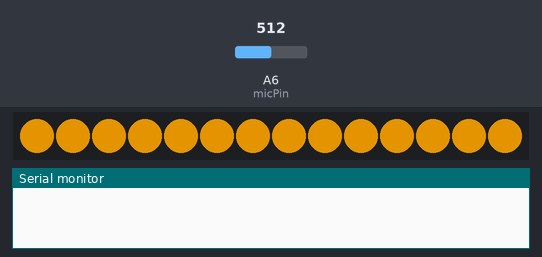
A sketch run on a simulated Arduino Nano, built with avr-gcc and run on an emulated ATmega328P. Parts: 14 RGB LEDs in strip order, left to right, the last lines printed to the serial monitor. Inputs (shaded band) come from the test bench; at power-on: A6 (micPin) = 512. Dim RGB values are drawn brighter than linear; random numbers use the default seed unless the sketch sets one.

Above: at 2.07 s.
3.3 s: A6 (micPin) set to 190
At 3.57 s:
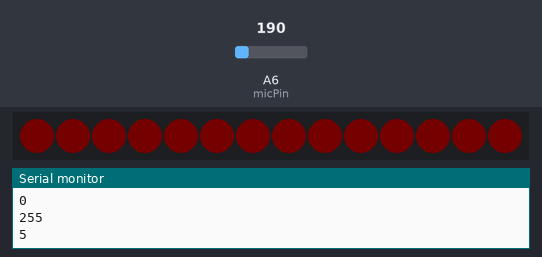
At 4.8 s:
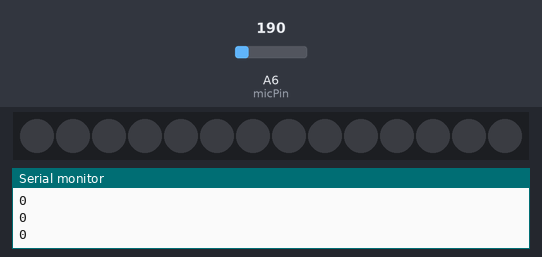
5.1 s: A6 (micPin) set to 1023
At 5.24 s:
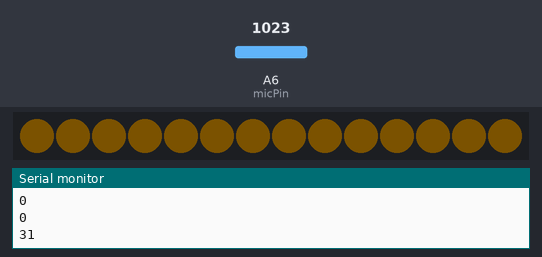
Timing chart, 0 to 8.1 s (numbered marks = the images above; inputs shaded):
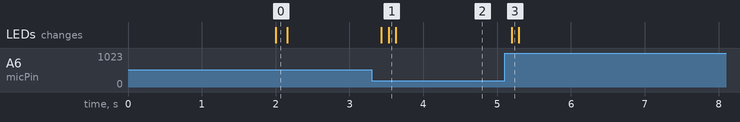

Measured:
- after the input at 3.3 s, the LEDs: first change after 0.13 s (image 1 shows a later state)
- after the input at 5.1 s, the LEDs: change after 0.10 s (image 3)

The sketch:

harmonic-throne-fft.ino
```cpp
#include <arduinoFFT.h>
#include <TimerOne.h>
#include <MsTimer2.h>
#include <FastLED.h>

/*
 * Begin variables possible to change between each resonator tube
 */
// Set the tone station number here. Should be between 2 and 12 inclusive
const int toneNumber = 2; // used to calculate target FFT bin

#define DATA_PIN 2 // LED data pin
const int micPin = A6;  // Microphone connected to analog pin A6
/*
 * End variables to change between each resonator tube
 */


/*
 * Begin variables to change light behavior
 *  keep the same for all resonator tubes
 */
const double alpha = 0.7; // between 0 and 1. Using 0.1 is slow, to react, 0.8 very fast, but less smooth
int maxMagnitude = 0; // Dynamically tracks the maxMagnitude. Tracks the max for that microphone
const int minMagnitude = 200; // The mininum magnitude we want to take action from
/*
 * End variables to change light behavior
 *  keep the same for all resonator tubes
 */

// Global tone signal variable for use in exponential moving average calculation
double toneSignal;

// Setup LEDS
// Data PIN defined at top in case a pin had to be relocated during build
#define NUM_LEDS 14
CRGB leds[NUM_LEDS];


/* Define FFT calculation related variables */
constexpr uint8_t sampleSize = 64; // Number of samples for FFT
constexpr uint8_t overlapSize = sampleSize / 4; // 25% overlap
constexpr double samplingFrequency = 1000; // Sampling frequency in Hz
constexpr double binSize = samplingFrequency / sampleSize;  // frequency width of FFT bins
// index where tone signal would reside. Multiple by 30 since there is a 30hz step between tones
constexpr uint8_t targetBinIndex = (toneNumber * 30) / binSize;
double buffer[sampleSize * 2]; // Buffer to handle overlapping samples
double vReal[sampleSize]; // Array to store real values for FFT
double vImag[sampleSize]; // Array to store imaginary values for FFT
ArduinoFFT<double> FFT = ArduinoFFT<double>(vReal, vImag, sampleSize, samplingFrequency);
volatile uint8_t writeIndex = 0; // Track buffer position for writing samples
volatile uint8_t sampleCounter = 0; // Track number of samples taken
volatile bool sampleCompleteFlag = false; // Flag to indicate it is time to process samples
volatile unsigned long lastSampleMicros = 0; // track time of last sample

/* Color Variables
  We use an interrupt to increment a the color_frame variable.

  The colorFrameDuration, determines how many ms a frame takes.
      Slows the entire animation.

  The stepCountTotal is the number of frames to iterate through.
      This determines the number of frames that a cycle takes.
      A cycle is shifting from one hue/sat value to another.
      More steps = smoother, longer transition
      Fewer steps = abrupt, short transition

  The hueOffests and satOffsets act as a list of variances from
      the main color or hue value - currently 42 and 255
      respectively. The next cycle target is randomly selected
      from these lists at the end of a cycle.
*/
const int colorFrameDuration = 28; // How long between updating the color_frame value, in ms
const uint8_t goldHue = 42;
const int8_t hueOffsets[] = { 0, 5, 7, 11, -5, -7, -11}; // variance from gold, order is irrelevant
const int8_t satOffsets[] = { 0, -5, -10, -15, -20, -25, -30, 0, -30, 0, -30 }; // variance from 255, order is irrelevant

volatile uint16_t color_frame = 0; // incremented via timer ISR
uint8_t targetHue = goldHue; // track target hue within a variance, updates every 'cycle'
uint8_t targetSat = 255; // track target sat within a variance, updates every 'cycle'
uint8_t previousTargetHue = goldHue; // tracks previous, used in the `map` to determine step size
uint8_t previousTargetSat = 255; // tracks previous, used in the `map` to determine step size
uint8_t stepCountTotal = 20; // how many steps to take per cycle.
uint8_t currentStep = 0; // tracks the state of current step


/* Compile time validation of constants */
static_assert( toneNumber > 1 && toneNumber < 13, "tone must be between 2 and 12 inclusive");

// fft library produces an infinite loop if sampleSize isn't a power of 2
static_assert( (sampleSize & (sampleSize - 1)) == 0, "sampleSize must be a power of 2");

// fft can't detect frequencies less than half the sample frequency
static_assert(targetBinIndex < (sampleSize / 2) - 1, "we cannot detect a frequency greater than the Nyquist Frequency");


void setup() {
  Serial.begin(115200);

  delay(1000 * toneNumber); // Stagger startup so that not all 11 microcontrollers start at once
  FastLED.addLeds<NEOPIXEL, DATA_PIN>(leds, NUM_LEDS);
  fill_solid(leds, NUM_LEDS, CHSV(42, 255, 255));
  FastLED.show();

  toneSignal = analogRead(micPin); // init for later user in EMA

  Timer1.initialize(1000000 / samplingFrequency); // Set timer to trigger at the desired sampling frequency
  Timer1.attachInterrupt(timerIsr);

  MsTimer2::set(colorFrameDuration, colorIsr); // This increments the color_frame every duration time.
  MsTimer2::start();

}

void loop() {
  if (sampleCompleteFlag) {
//    unsigned long startTime = micros(); // Used to meausre the length of processing the main loop

    // set readIndex to the write index minus sampleSize, but make sure it is positive before modulo
    // I know this looks silly, but it works. Other stuff might work too.
    // Also, this should make use of the buffer size for modulo, not the sample size
    // If we ever change the size of the buffer to not be sampleSize * 2 this will be a problem
    int readIndex = (writeIndex - sampleSize + (sampleSize * 2)) % ( sampleSize * 2);

    // Assign vReal values from buffer
    for (uint8_t i = 0; i < sampleSize; i++){
      vReal[i] = buffer[(readIndex + i) % (sampleSize * 2)];
    }
    // Set all elements of vImag back to 0
    memset(vImag, 0, sampleSize * sizeof(double));

    // Perform FFT and process results
    performFFT();
    processFFTResults();

    // Print out results. Uncomment either (but not both) as appropriate
    //printFFTResults();
    //histogramFFTResults();

/*    // Print out the duration of the main loop
    unsigned long endTime = micros();
    unsigned long duration = endTime - startTime;
    Serial.print("duration: ");
    Serial.print(duration);
    Serial.println(" microseconds");
*/
    // Disable flag that runs main loop
    sampleCompleteFlag = false;
  }
}

void colorIsr(){
  /*
   * Increment the hue. Don't worry about overflow since we use uint8_t
   */
   color_frame++;
}

void timerIsr() {
  /*
   * Take a sample. Adjust index, timestamp, counter, and flag.
   */
  buffer[writeIndex] = analogRead(micPin); // add a sample to the buffer
  writeIndex = (writeIndex + 1) % (sampleSize * 2); // update writeIndex

  if (++sampleCounter > sampleSize){ // increment sample counter and check if completed sample
    /*
     * Measured thousands of FFT sample processes, the longest observed was 35ms.
     * Since we are completing a sample every 48ms, this check isn't needed.
     * Leaving the commented out code in case we want to validate this hasn't changed.
     *
     * The above assumes we have:
     *  sample rate of 1000hz
     *  sample count of 64
     *  and overlap of 25%
    if (sampleComplete){
      Serial.println("!!!!!Sample finished before previous processing completed!!!!");
    }
    */
    sampleCompleteFlag = true;
    sampleCounter = overlapSize; // restart counter, accounting for overlapping samples
  }
  lastSampleMicros = micros(); // Update the microsecond time of the latest sample
}


void performFFT(){
  /*
   * Perform the actual FFT using ArduinoFFT library
   */
  FFT.windowing(FFT_WIN_TYP_HAMMING, FFT_FORWARD);
  FFT.compute(FFT_FORWARD);
  FFT.complexToMagnitude();
}

int getScalePosition(int value){
  /* Return the mapping of the value between min and max to 0 to 255.
   * Defined as a function to ensure consistent calcuation of
   * color palette index and brightness values
   */
  return map(value, minMagnitude, maxMagnitude, 0, 255);
}


uint8_t getBrightness(){
  /*
   *  Calculate brightness.
   */
  toneSignal = alpha * vReal[targetBinIndex] + (1 - alpha) * toneSignal; // EMA

  // Update maxMagnitude if needed
  if (toneSignal > maxMagnitude){
    maxMagnitude = toneSignal;
  }

  if (toneSignal < minMagnitude) {
    return 0;
  }

  return getScalePosition(toneSignal);
}

uint8_t getHue(uint8_t currentStep){
  uint8_t nextHue = (uint8_t) map(currentStep, 0, stepCountTotal, previousTargetHue, targetHue);

  if (currentStep == stepCountTotal - 1) {
    previousTargetHue = targetHue;
    targetHue = goldHue + hueOffsets[random(0,7)];
  }

  return nextHue;
}

uint8_t getSaturation(uint8_t currentStep){
  uint8_t nextSat = (uint8_t) map(currentStep, 0, stepCountTotal, previousTargetSat, targetSat);

  if (currentStep == stepCountTotal - 1){
    previousTargetSat = targetSat;
    targetSat = 255 + satOffsets[random(0,11)];
  }

  return nextSat;
}

void processFFTResults(){
  uint8_t brightness = getBrightness();
  uint8_t hue = 42;
  uint8_t saturation = 255;

  Serial.println(brightness);
  if (brightness >= 240) { // only show shimmer animation when at high brightness
    currentStep = color_frame % stepCountTotal;
    hue = getHue(currentStep);
    saturation = getSaturation(currentStep);
  }

  while (micros() - lastSampleMicros < 200){
    // All interrupts are disabled by FastLED when updating LED properties
    // wait until we *just* took a sample before adjusting LED brightness
    // The longest observed time to adjust 14 LEDS was 640 microseconds
    // this empty loop delay ensures fft samples are evenly spaced
  }

  fill_solid(leds, NUM_LEDS, CHSV(hue, saturation, brightness));
  FastLED.show();
}

void printFFTResults(){
  for (uint8_t i = 0; i < sampleSize / 2; i++){
    double frequency = (i * samplingFrequency) / sampleSize;
    double magnitude = vReal[i];
    Serial.print(frequency, 1);
    Serial.print(" Hz: ");
    Serial.println(magnitude, 1);
  }
}

void histogramFFTResults(){
  /*
   *  Produce serial output for parsing by the companion python script
   */
  String output = "";
  for (uint8_t i = 0; i < sampleSize / 2; i++) {
    if (isnan(vReal[i]) or !isfinite(vReal[i])) {
      continue;
    }
    output += "(";
    output += String((i * samplingFrequency) / sampleSize, 1);
    output += ",";
    output += String(vReal[i], 0);
    output += ")";

    if (i < (sampleSize / 2)- 1) {
      output += ",";
    }
  }
  Serial.println(output);
}
```
